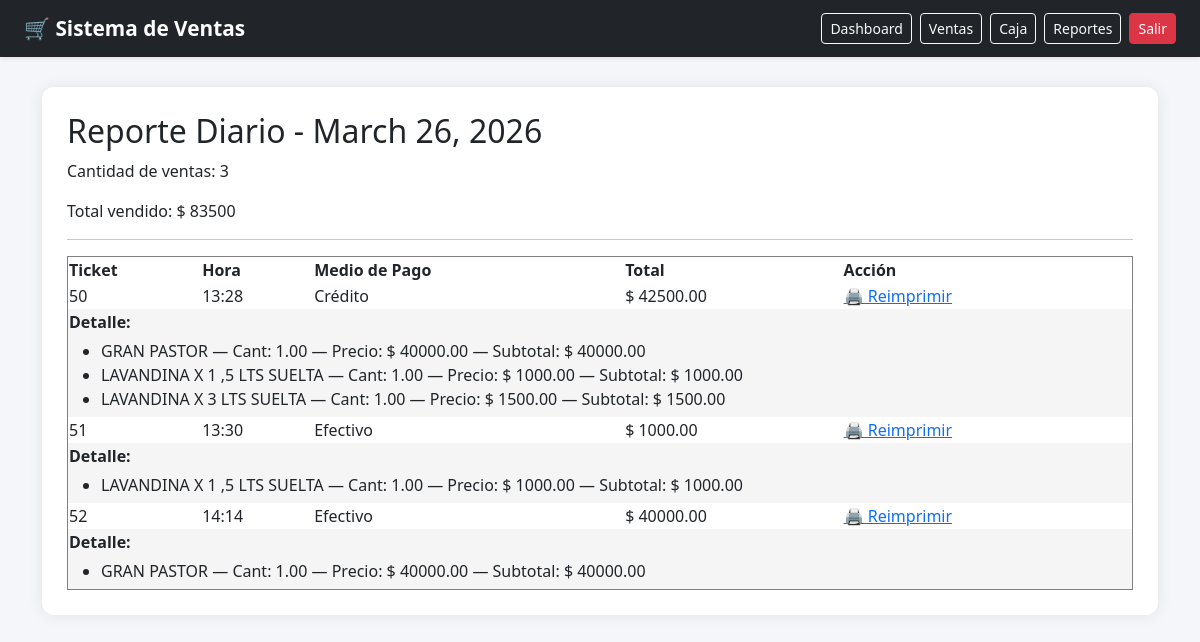
Page /home/reporte-diario/ (signed in) on the committed database.
### applications/home/models.py (models this page shows, shortened)
class Venta(models.Model):
    MEDIOS_PAGO = [
    ('efectivo', 'Efectivo'),
    ('transferencia', 'Transferencia'),
    ('qr', 'QR'),
    ('debito', 'Débito'),
    ('credito', 'Crédito'),
]
    fecha = models.DateTimeField(auto_now_add=True)
    total = models.DecimalField(max_digits=10, decimal_places=2)
    medio_pago = models.CharField(max_length=20, choices=MEDIOS_PAGO, default='efectivo')
    cerrada = models.BooleanField(default=False)
    usuario = models.ForeignKey(User, on_delete=models.SET_NULL, null=True)

class DetalleVenta(models.Model):
    venta = models.ForeignKey(Venta, on_delete=models.CASCADE)
    producto = models.ForeignKey(Producto, on_delete=models.CASCADE)
    cantidad = models.DecimalField(max_digits=10, decimal_places=2)
    precio = models.DecimalField(max_digits=10, decimal_places=2)
    subtotal = models.DecimalField(max_digits=10, decimal_places=2)

### applications/productos/models.py (models this page shows, shortened)
class Producto(models.Model):
    codigo = models.CharField(max_length=20, unique=True)
    nombre = models.CharField(max_length=100)
    precio = models.DecimalField(max_digits=10, decimal_places=2)
    stock = models.DecimalField(max_digits=10, decimal_places=2)

### applications/home/views.py (the view)
# urls.py: path('reporte-diario/', views.reporte_diario, name='reporte_diario'),
@login_required
def reporte_diario(request):
    hoy = timezone.localdate()
    ventas = Venta.objects.filter(
        fecha__date=hoy
    ).prefetch_related('detalleventa_set__producto')
    total = ventas.aggregate(total=Sum('total'))['total'] or 0
    return render(request, 'home/reporte.html', {
        'ventas': ventas,
        'total_hoy': total,
        'cantidad_ventas': ventas.count(),
        'hoy': hoy
    })

### applications/home/templates/home/reporte.html (shortened to what this page needs)
    {% extends 'base.html' %}
    {% block content %}
<head>
</head>
<body>
    <h2>Reporte Diario - {{ hoy }}</h2>
    <p>Cantidad de ventas: {{ cantidad_ventas }}</p>
    <p>Total vendido: $ {{ total_hoy }}</p>
    <hr>
    <table border="1" width="100%">
        <tr>
            <th>Ticket</th>
            <th>Hora</th>
            <th>Medio de Pago</th>
            <th>Total</th>
            <th>Acción</th>
        </tr>
        {% for venta in ventas %}
        <tr>
            <td>{{ venta.id }}</td>
            <td>{{ venta.fecha|date:"H:i" }}</td>
            <td>{{ venta.get_medio_pago_display }}</td>
            <td>$ {{ venta.total }}</td>
            <td>
                <a href="{% url 'reimprimir_venta' venta.id %}" target="_blank">
                    🖨️ Reimprimir
                </a>
            </td>
        </tr>
        <tr>
            <td colspan="5" style="background-color:#f5f5f5;">
                <strong>Detalle:</strong>
                <ul style="margin:5px 0;">
                    {% for item in venta.detalleventa_set.all %}
                        <li>
                            {{ item.producto.nombre }}
                            — Cant: {{ item.cantidad }}
                            — Precio: $ {{ item.precio }}
                            — Subtotal: $ {{ item.subtotal }}
                        </li>
                    {% empty %}
                        <li>Sin detalles</li>
                    {% endfor %}
                </ul>
            </td>
        </tr>
        {% endfor %}
    </table>
</body>
{% endblock %}

### templates/base.html (style rules this page uses)
body { background-color: #f5f6fa; }

### rows in the picture
Venta: id "50", fecha "13:28", medio_pago "Crédito", total "42500.00"
DetalleVenta: producto.nombre "GRAN PASTOR", cantidad "1.00", precio "40000.00", subtotal "40000.00"
DetalleVenta: producto.nombre "LAVANDINA X 1 ,5 LTS SUELTA", cantidad "1.00", precio "1000.00", subtotal "1000.00"
DetalleVenta: producto.nombre "LAVANDINA X 3 LTS SUELTA", cantidad "1.00", precio "1500.00", subtotal "1500.00"
Venta: id "51", fecha "13:30", medio_pago "Efectivo", total "1000.00"
DetalleVenta: producto.nombre "LAVANDINA X 1 ,5 LTS SUELTA", cantidad "1.00", precio "1000.00", subtotal "1000.00"
Venta: id "52", fecha "14:14", medio_pago "Efectivo", total "40000.00"
DetalleVenta: producto.nombre "GRAN PASTOR", cantidad "1.00", precio "40000.00", subtotal "40000.00"

### other values in the picture
{{ hoy }} "March 26, 2026"
{{ cantidad_ventas }} "3"
{{ total_hoy }} "83500"
